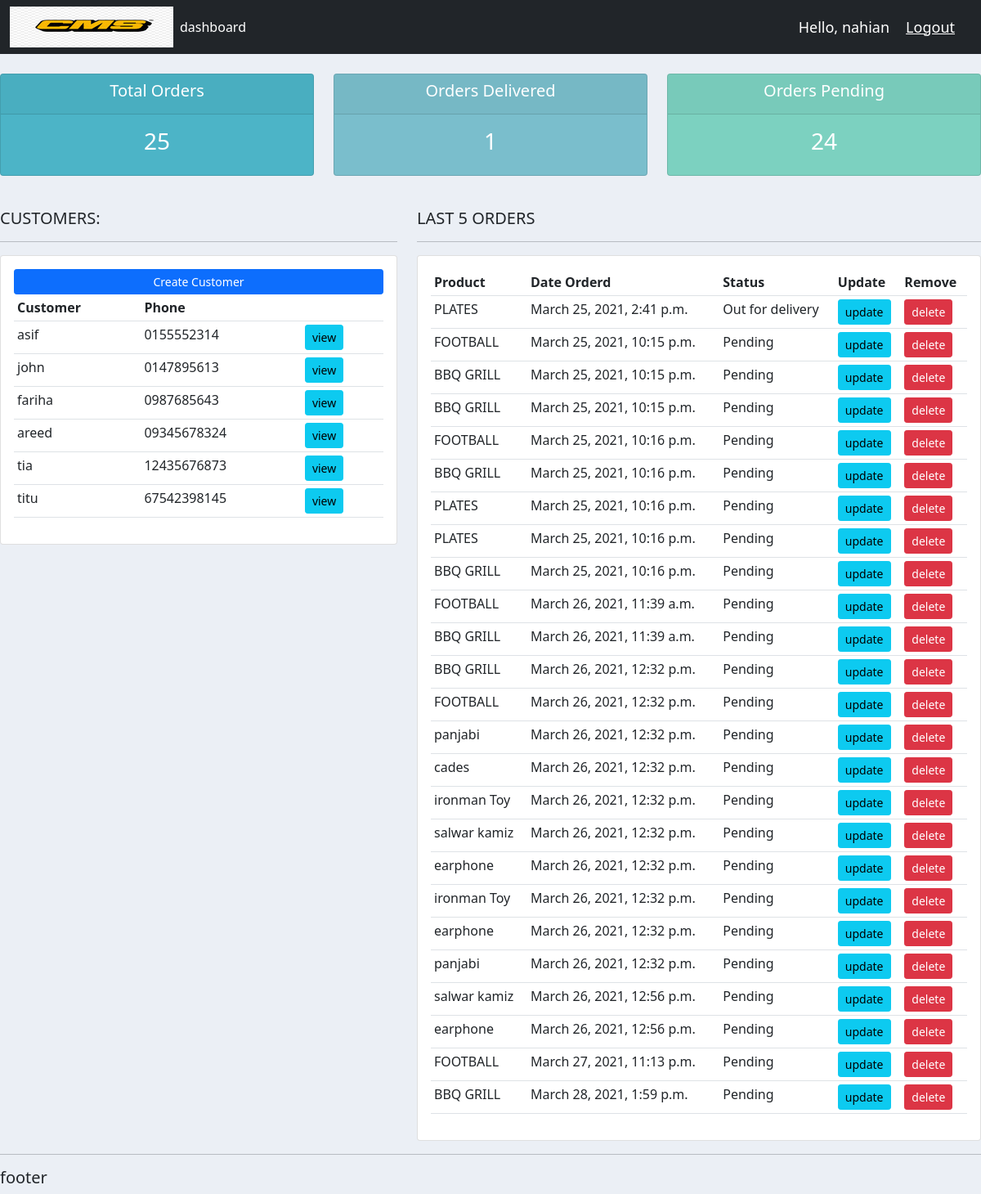
Page / (signed in) on the earlier database version.
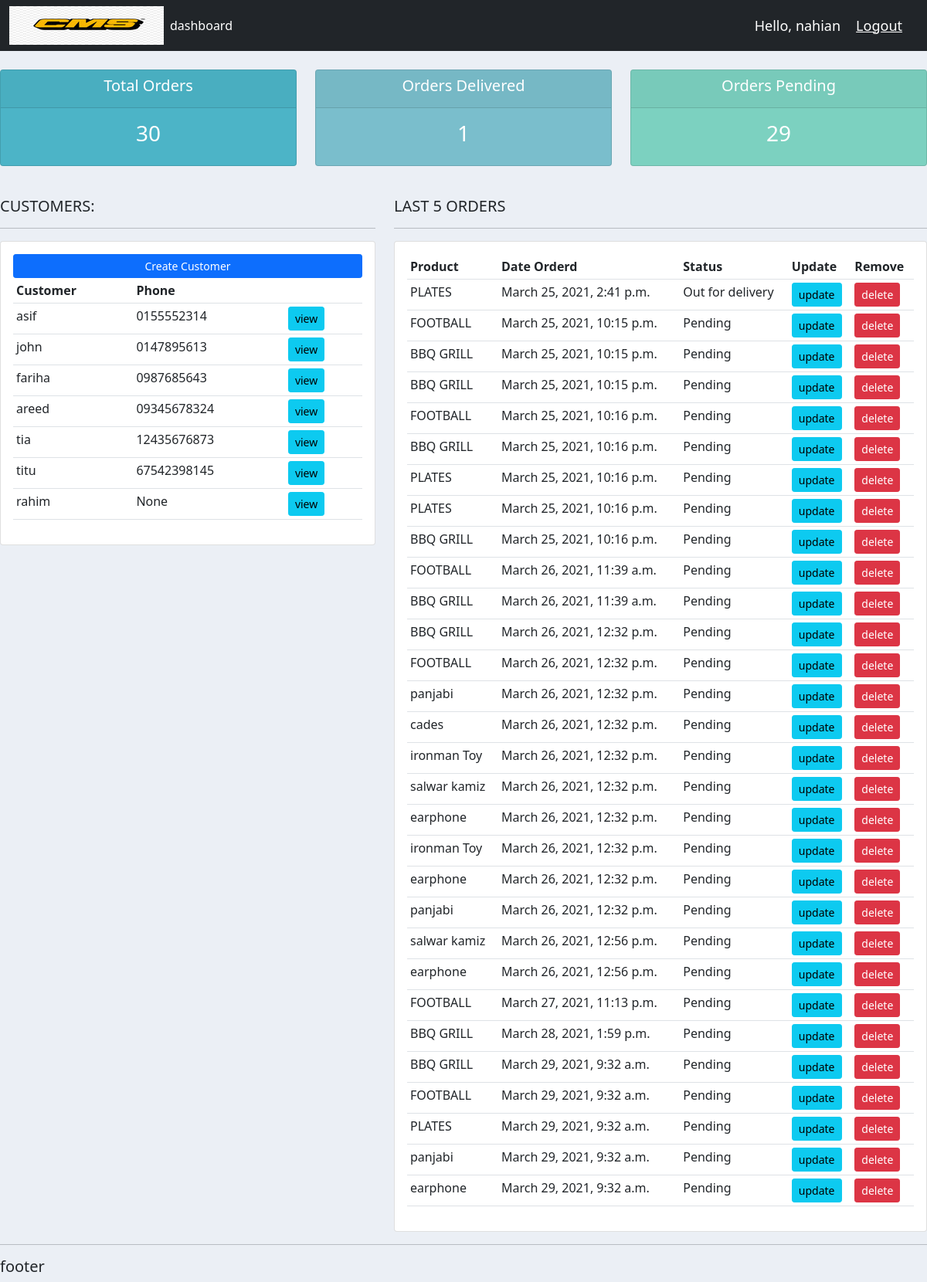
Same page on the later database version.
### accounts/models.py (models this page shows, shortened)
class customer(models.Model):
	user = models.OneToOneField(User, null=True,blank=True, on_delete=models.CASCADE)
	name = models.CharField(max_length=200, null=True)
	Phone = models.CharField(max_length=200, null=True)
	email = models.CharField(max_length=200, null=True)
	profile_pic = models.ImageField(default="profile1.png",null=True, blank=True)
	date_created = models.DateTimeField(auto_now_add=True, null=True)

class order(models.Model):
	STATUS = (
		('Pending' , 'Pending'),
		('Out for delivery' , 'Out for delivery'),
		)
	customer = models.ForeignKey(customer, null=True, on_delete= models.SET_NULL)
	product = models.ForeignKey(product, null=True, on_delete= models.SET_NULL)
	date_created = models.DateTimeField(auto_now_add=True, null=True)
	status = models.CharField(max_length=200, null=True, choices=STATUS)
	note = models.CharField(max_length=1000, null=True)

class product(models.Model):
	CATEGORY =(
		('Indoor' , 'Indoor'),
		('Out Door' , 'Out Door'),
		)
	name = models.CharField(max_length=200, null=True)
	price = models.FloatField(null=True)
	category = models.CharField(max_length=200, null=True, choices=CATEGORY)
	description = models.CharField(max_length=200, null=True)
	date_created = models.DateTimeField(auto_now_add=True, null=True)
	tag = models.ManyToManyField(tag)
	def __str__(self):
		return self.name

### accounts/decorators.py (the view)
	def wrapper_function(request, *args, **kwargs):
		group = None
		if request.user.groups.exists():
			group = request.user.groups.all()[0].name
		if group == 'customer':
			return redirect('user-page')
		if group == 'admin':
			return view_func(request, *args, **kwargs)

### accounts/views.py (called while the page is built)
@login_required(login_url='login')
@admin_only
def home(request):
	orders = order.objects.all()
	customers = customer.objects.all()
	total_customers = customers.count()
	total_orders = orders.count()
	delivered = orders.filter(status='Out for delivery').count()
	pending = orders.filter(status='Pending').count()
	context = {'orders' :orders, 'customers' :customers, 'total_orders' :total_orders, 'delivered' :delivered , 'pending' :pending  }
	return render(request, 'accounts/dashboard.html',context)

### accounts/templates/accounts/dashboard.html
{% extends 'accounts/main.html'%}
{% block content %}
{% include 'accounts/status.html'%}
	<br>
<div class="row">
	<div class="col-md-5">
		<h5>CUSTOMERS:</h5>
		<hr>
		<div class="card card-body">
			<a class="btn btn-primary  btn-sm btn-block" href="">Create Customer</a>
			<table class="table table-sm">
				<tr>
					<th>Customer</th>
					<th>Phone</th>
					<th></th>
				</tr>
				{% for i in customers %}
				<tr>
					<td>{{i.name}}</td>
					<td>{{i.Phone}}</td>
					<td><a class="btn btn-sm btn-info" href="{% url 'customers' i.id %}">view</a></td>
				</tr>
				{% endfor %}
			</table>
		</div>
	</div>
	<div class="col-md-7">
		<h5>LAST 5 ORDERS</h5>
		<hr>
		<div class="card card-body">
			<table class="table table-sm">
				<tr>
					<th>Product</th>
					<th>Date Orderd</th>
					<th>Status</th>
					<th>Update</th>
					<th>Remove</th>
				</tr>
				{% for i in orders %}
				<tr>
					<td>{{i.product}}</td>
					<td>{{i.date_created}}</td>
					<td>{{i.status}}</td>
					<td><a class="btn btn-sm btn-info" href="{% url 'update_order' i.id %}">update</a></td>
					<td><a class="btn btn-sm btn-danger" href="{% url 'delete_order' i.id %}">delete</a></td>
				</tr>
				{% endfor %}
			</table>
		</div>
	</div>
</div>
{% endblock %}

### accounts/templates/accounts/main.html (shortened to what this page needs)
{% load static %}
<!DOCTYPE html>
<html>
<head>
	<link href="https://cdn.jsdelivr.net/npm/bootstrap@5.0.0-beta2/dist/css/bootstrap.min.css" rel="stylesheet">
<link rel="stylesheet" type="text/css" href="{% static 'css/main.css'%}">
</head>
<body>
	{% include 'accounts/navbar.html'%}
		{% block content %}
		 {% endblock %}
	<hr>
	<h5>footer</h5>
</body>
</html>

### accounts/templates/accounts/navbar.html (shortened to what this page needs)
{% load static %}
<nav class="navbar navbar-expand-lg navbar-dark bg-dark">
  <div class="container-fluid">
    <img src="{% static 'images/cms2.jpg'%}">
    <div class="collapse navbar-collapse" id="navbarNav">
      <ul class="navbar-nav">
        {% if request.user.is_staff %}
        <li class="nav-item">
          <a class="nav-link active" aria-current="page" href="{% url 'home' %}">dashboard</a>
        </li>
        {% endif %}
      </ul>
    </div>
    <span class="hello-msg">Hello, {{request.user}}</span>
  <span ><a  class="hello-msg" href="{% url 'logout' %}">Logout</a></span>
  </div>
</nav>

### accounts/templates/accounts/status.html
<br>
<div class="row">
	<div class="col">
		<div class="col-md">
			<div class="card text-center text-white  mb-3" id="total-orders">
			  	<div class="card-header">
			  		<h5 class="card-title">Total Orders</h5>
			  	</div>
			  	<div class="card-body">
			    	<h3 class="card-title">{{total_orders}}</h3>
			  	</div>
			</div>
		</div>
	</div>
	<div class="col">
		<div class="col-md">
			<div class="card text-center text-white  mb-3" id="orders-delivered">
			  	<div class="card-header">
			  		<h5 class="card-title">Orders Delivered</h5>
			  	</div>
			  	<div class="card-body">
			    	<h3 class="card-title">{{delivered}}</h3>
			  	</div>
			</div>
		</div>
	</div>
	<div class="col">
		<div class="col-md">
			<div class="card text-center text-white  mb-3" id="orders-pending">
			  	<div class="card-header">
			  		<h5 class="card-title">Orders Pending</h5>
			  	</div>
			  	<div class="card-body">
			    	<h3 class="card-title">{{pending}}</h3>
			  	</div>
			</div>
		</div>
	</div>
</div>

### static/css/main.css (style rules this page uses)
body { background-color: #ebeff5; }
#total-orders { background-color: #4cb4c7; }
#orders-delivered { background-color: #7abecc; }
#orders-pending { background-color: #7CD1C0; }

### accounts/templates/accounts/navbar.html (style rules this page uses)
.hello-msg { font-size: 18px; color: #fff; margin-right: 20px; }

Differences in the rows shown:
added customer: name "rahim", Phone "None"
added order: product "BBQ GRILL", date_created "March 29, 2021, 9:32 a.m.", status "Pending"
added order: product "FOOTBALL", date_created "March 29, 2021, 9:32 a.m.", status "Pending"
added order: product "PLATES", date_created "March 29, 2021, 9:32 a.m.", status "Pending"
added order: product "panjabi", date_created "March 29, 2021, 9:32 a.m.", status "Pending"
added order: product "earphone", date_created "March 29, 2021, 9:32 a.m.", status "Pending"
Other differences:
{{ total_orders }}: "25" → "30"
{{ pending }}: "24" → "29"
